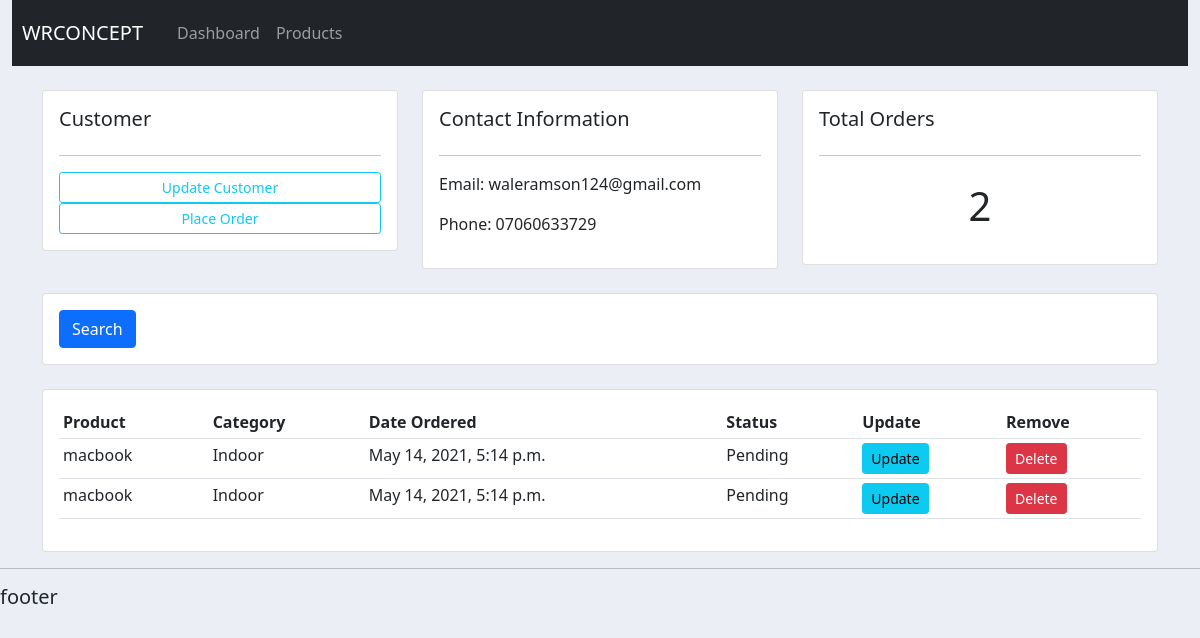
The app's page /customer/1/ with its own data.
### accounts/models.py (models this page shows, shortened)
class Customer(models.Model):
	name = models.CharField(max_length=200, null=True)
	phone = models.CharField(max_length=200, null=True)
	email = models.CharField(max_length=200, null=True)
	date_created = models.DateTimeField(auto_now_add=True, null=True)

class Order(models.Model):
	STATUS = (
		('Pending', 'Pending'),
		('Out of Delivery', 'Out of Delivery'),
		('Delivered', 'Delivered'),
		)
	customer = models.ForeignKey(Customer, null=True, on_delete=models.SET_NULL)
	product = models.ForeignKey(Product, null=True, on_delete=models.SET_NULL)
	date_created = models.DateTimeField(auto_now_add=True, null=True)
	status = models.CharField(max_length=200, null=True, choices=STATUS)

class Product(models.Model):
	CATEGORY = (
		('Indoor', 'Indoor'),
		('Outdoor', 'Outdoor'),
		)
	name = models.CharField(max_length=200, null=True)
	price = models.FloatField(null=True)
	category = models.CharField(max_length=200, null=True, choices=CATEGORY)
	description = models.CharField(max_length=200, null=True, blank=True)
	date_created = models.DateTimeField(auto_now_add=True, null=True)
	tag = models.ManyToManyField(Tag)
	def __str__(self):
		return self.name

### accounts/views.py (the view)
# urls.py: path('customer/<str:pk>/',views.customer, name="customer"),
def customer(request, pk):
	customer = Customer.objects.get(id=pk)
	orders = customer.order_set.all()
	orders_count = orders.count()
	context = {'customer': customer, 'orders':orders, 'orders_count':orders_count}
	return render(request,'accounts/customer.html', context)

### accounts/templates/accounts/customer.html
	{% extends 'accounts/main.html' %}
	{% block content %}
	<div class="container">
		<br>
		<div class="row">
			<div class="col-md">
			  <div class="card card-body">
					<h5>Customer</h5>
					<hr>
					<a class="btn btn-outline-info btn-sm btn-block" href="">Update Customer</a>
					<a class="btn btn-outline-info btn-sm btn-block" href="{% url 'create_order' customer.id %}">Place Order</a>
			  </div>
		    </div>
		    <div class="col-md">
		    	<div class="card card-body">
		    		<h5>Contact Information</h5>
		    		<hr>
		    		<p>Email: {{ customer.email}}</p>
		    		<p>Phone: {{ customer.phone}}</p>
		    	</div>
		    </div>
		    <div class="col-md">
		    	<div class="card card-body">
		    		<h5>Total Orders</h5>
		    		<hr>
		    		<h1 style="text-align: center;padding: 10px">{{orders_count}}</h1>
		    	</div>
		    </div>
		</div>
		<br>
		<div class="row">
			<div class="col">
				<div class="card card-body">
					<form method="get">
						<button class="btn btn-primary" type="submit">Search</button>
					</form>
				</div>
			</div>
		</div>
		<br>
		<div class="row">
			<div class="col-md">
				<div class="card card-body">
					<table class="table table-sm">
						<tr>
							<th>Product</th>
							<th>Category</th>
							<th>Date Ordered</th>
							<th>Status</th>
							<th>Update</th>
							<th>Remove</th>
						</tr>
						{% for order in orders %}
							<tr>
								<td>{{ order.product }}</td>
								<td>{{ order.product.category }}</td>
								<td>{{ order.date_created }}</td>
								<td>{{ order.status }}</td>
								<td><a href="{% url 'update_order' order.id %}" class="btn btn-sm btn-info">Update</a></td>
								<td><a href="{% url 'delete_order' order.id %}" class="btn btn-sm btn-danger">Delete</a></td>
							</tr>
						{% endfor %}
					</table>
				</div>
			</div>
		</div>
	</div>
	{% endblock %}

### static/css/main.css (style rules this page uses)
body { background-color: #ebeff5; }

### records on screen
Customer: email "waleramson124@gmail.com", phone "07060633729"
Order: product "macbook", product.category "Indoor", date_created "May 14, 2021, 5:14 p.m.", status "Pending"
Order: product "macbook", product.category "Indoor", date_created "May 14, 2021, 5:14 p.m.", status "Pending"

### other values on screen
{{ orders_count }} "2"
